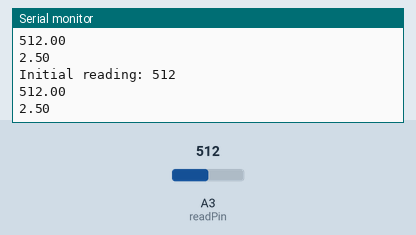
This sketch was run on a simulated Arduino Uno, built with avr-gcc and run on an emulated ATmega328P. Parts: the last lines printed to the serial monitor. Inputs (shaded band) come from the test bench; at power-on: A3 (readPin) = 512.

Above: at 1.2 s.
1.3 s: A3 (readPin) set to 716
At 1.83 s:
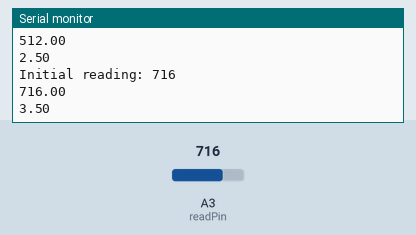
2.8 s: A3 (readPin) set to 900
At 3.33 s:
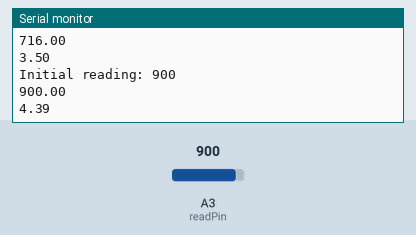
Timing chart, 0 to 5.8 s (numbered marks = the images above; inputs shaded):
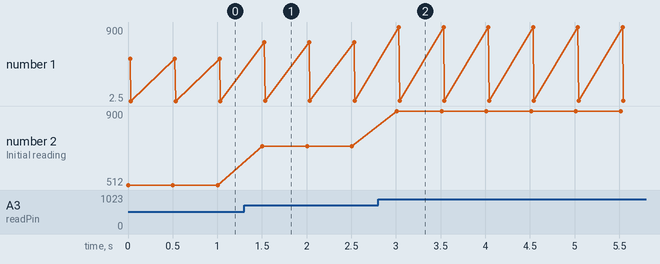

The sketch:

AnalogVoltageRead.ino
```cpp
int readPin=A3;
float floatV2=0;
int v2=0;
String outputString = ""; // for println

void setup() {
  // put your setup code here, to run once:
  pinMode(readPin,INPUT);
  Serial.begin(9600);
}

void loop() {
  // put your main code here, to run repeatedly:
  v2=analogRead(readPin);
  String printText = "Initial reading: ";


  outputString = printText + v2;
  Serial.println(outputString);
  floatV2=analogRead(readPin);
  Serial.println(floatV2);
  floatV2=(5./1024.)*v2;
  Serial.println(floatV2);
  delay(500);

}
```

Measured:
- after the input at 1.3 s, the serial monitor: prints a new line after 0.20 s (image 1)
- after the input at 2.8 s, the serial monitor: prints a new line after 0.21 s (image 2)
- plotted number 1: 2.5 → 3.5 after the input at 1.3 s, 3.5 → 4.39 after the input at 2.8 s
- plotted number 2: 512 → 716 after the input at 1.3 s, 716 → 900 after the input at 2.8 s
